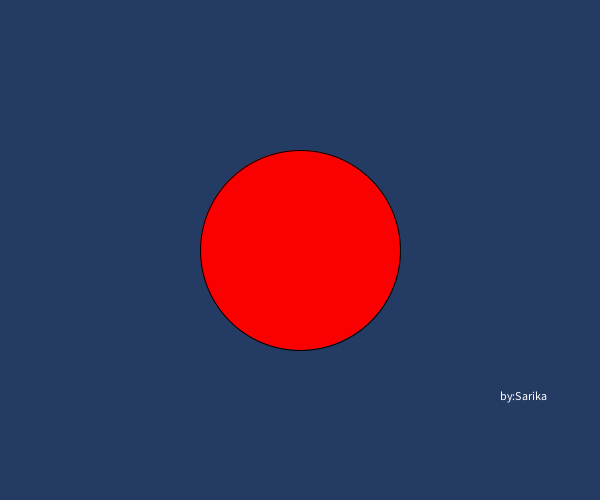
Frame 1 (no input)
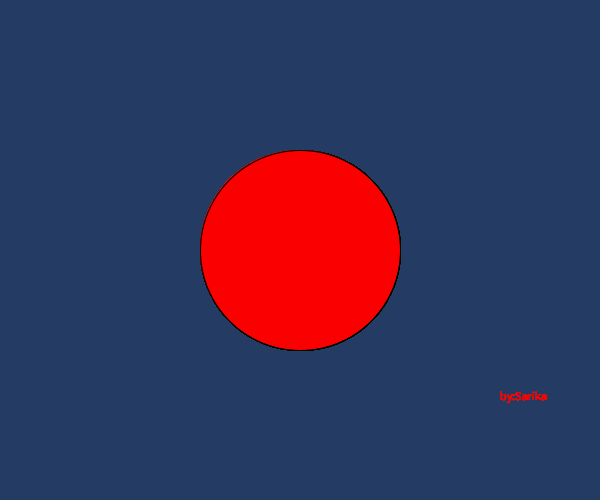
Frame 60 (the mouse pressed at the canvas centre just before this capture)
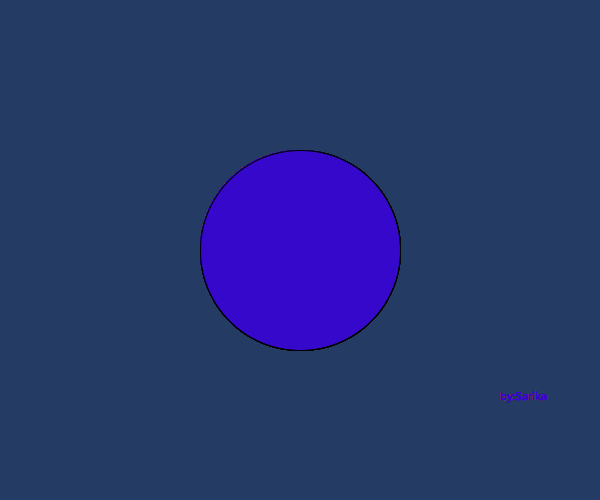
Frame 120 (the mouse held since frame 60 and released just before this capture)

The Processing sketch that drew these frames (run headless with seeded random() and noise(); from frame 60 on, the mouse is pressed at the canvas centre):

// Processing sketch: color_changing_circle
// ── color_changing_circle.pde
void setup ()
{
  size(600,500);
  background(36, 60, 100);
 
  
}
void draw ()
{text("by:Sarika",500,400);
  if (mousePressed)  
  {  
 



      fill(54, 8, 203);
  }
  else {
    fill(250, mouseX, 0);
  }
  ellipse (300, 250, 200, 200);
}
